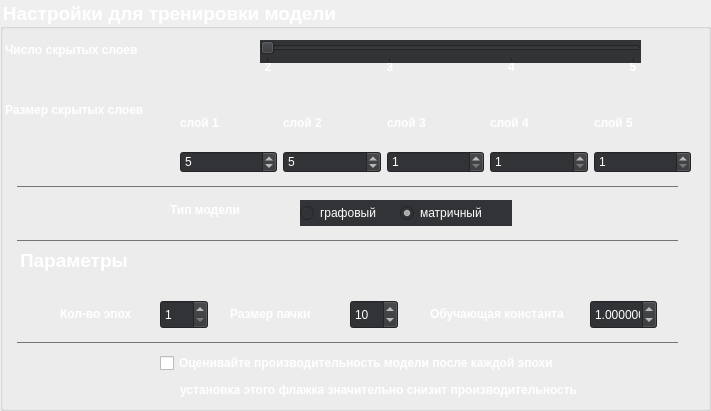
     <widget class="QGroupBox" name="groupBox">
      <property name="geometry">
       <rect>
        <x>40</x>
        <y>20</y>
        <width>711</width>
        <height>411</height>
       </rect>
      </property>
      <property name="font">
       <font>
        <pointsize>14</pointsize>
        <weight>75</weight>
        <bold>true</bold>
       </font>
      </property>
      <property name="styleSheet">
       <string notr="true">color: rgb(255, 255, 255);</string>
      </property>
      <property name="title">
       <string>Настройки для тренировки модели</string>
      </property>
      <widget class="QWidget" name="gridLayoutWidget">
       <property name="geometry">
        <rect>
         <x>210</x>
         <y>60</y>
         <width>481</width>
         <height>41</height>
        </rect>
       </property>
       <layout class="QGridLayout" name="gridLayout">
        <item row="1" column="0">
         <widget class="QLabel" name="label_2">
          <property name="font">
           <font>
            <weight>75</weight>
            <bold>true</bold>
           </font>
          </property>
          <property name="styleSheet">
           <string notr="true">color: rgb(255, 255, 255);</string>
          </property>
          <property name="text">
           <string>2</string>
          </property>
          <property name="alignment">
           <set>Qt::AlignHCenter|Qt::AlignTop</set>
          </property>
         </widget>
        </item>
        <item row="1" column="2">
         <widget class="QLabel" name="label_3">
          <property name="font">
           <font>
            <weight>75</weight>
            <bold>true</bold>
           </font>
          </property>
          <property name="styleSheet">
           <string notr="true">color: rgb(255, 255, 255);</string>
          </property>
          <property name="text">
           <string>4</string>
          </property>
          <property name="alignment">
           <set>Qt::AlignHCenter|Qt::AlignTop</set>
          </property>
         </widget>
        </item>
        <item row="1" column="3">
         <widget class="QLabel" name="label_4">
          <property name="font">
           <font>
            <weight>75</weight>
            <bold>true</bold>
           </font>
          </property>
          <property name="styleSheet">
           <string notr="true">color: rgb(255, 255, 255);</string>
          </property>
          <property name="text">
           <string>5</string>
          </property>
          <property name="alignment">
           <set>Qt::AlignHCenter|Qt::AlignTop</set>
          </property>
         </widget>
        </item>
        <item row="1" column="1">
         <widget class="QLabel" name="label">
          <property name="font">
           <font>
            <weight>75</weight>
            <bold>true</bold>
           </font>
          </property>
          <property name="styleSheet">
           <string notr="true">color: rgb(255, 255, 255);</string>
          </property>
          <property name="text">
           <string>3</string>
          </property>
          <property name="alignment">
           <set>Qt::AlignHCenter|Qt::AlignTop</set>
          </property>
         </widget>
        </item>
       </layout>
      </widget>
      <widget class="QSlider" name="hiddenLayersAmount">
       <property name="geometry">
        <rect>
         <x>260</x>
         <y>40</y>
         <width>381</width>
         <height>23</height>
        </rect>
       </property>
       <property name="styleSheet">
        <string notr="true">background-color: rgb(116, 116, 122);
background-color: rgb(50, 51, 54);</string>
       </property>
       <property name="minimum">
        <number>2</number>
       </property>
       <property name="maximum">
        <number>5</number>
       </property>
       <property name="pageStep">
        <number>1</number>
       </property>
       <property name="tracking">
        <bool>true</bool>
       </property>
       <property name="orientation">
        <enum>Qt::Horizontal</enum>
       </property>
       <property name="invertedAppearance">
        <bool>false</bool>
       </property>
       <property name="invertedControls">
        <bool>false</bool>
       </property>
       <property name="tickPosition">
        <enum>QSlider::TicksBelow</enum>
       </property>
       <property name="tickInterval">
        <number>1</number>
       </property>
      </widget>
      <widget class="QLabel" name="label_5">
       <property name="geometry">
        <rect>
         <x>5</x>
         <y>40</y>
         <width>161</width>
         <height>20</height>
        </rect>
       </property>
       <property name="font">
        <font>
         <weight>75</weight>
         <bold>true</bold>
        </font>
       </property>
       <property name="styleSheet">
        <string notr="true">color: rgb(255, 255, 255);</string>
       </property>
       <property name="text">
        <string>Число скрытых слоев</string>
       </property>
      </widget>
      <widget class="QLabel" name="label_6">
       <property name="geometry">
        <rect>
         <x>5</x>
         <y>100</y>
         <width>181</width>
         <height>20</height>
        </rect>
       </property>
       <property name="font">
        <font>
         <weight>75</weight>
         <bold>true</bold>
        </font>
       </property>
       <property name="styleSheet">
        <string notr="true">color: rgb(255, 255, 255);</string>
       </property>
       <property name="text">
        <string>Размер скрытых слоев</string>
       </property>
      </widget>
      <widget class="QWidget" name="gridLayoutWidget_2">
       <property name="geometry">
        <rect>
         <x>180</x>
         <y>100</y>
         <width>511</width>
         <height>73</height>
        </rect>
       </property>
       <layout class="QGridLayout" name="gridLayout_2">
        <item row="0" column="3">
         <widget class="QLabel" name="label_10">
          <property name="font">
           <font>
            <weight>75</weight>
            <bold>true</bold>
           </font>
          </property>
          <property name="styleSheet">
           <string notr="true">color: rgb(255, 255, 255);</string>
          </property>
          <property name="text">
           <string>слой 4</string>
          </property>
          <property name="margin">
           <number>6</number>
          </property>
         </widget>
        </item>
        <item row="0" column="1">
         <widget class="QLabel" name="label_8">
          <property name="font">
           <font>
            <weight>75</weight>
            <bold>true</bold>
           </font>
          </property>
          <property name="styleSheet">
           <string notr="true">color: rgb(255, 255, 255);</string>
          </property>
          <property name="text">
           <string>слой 2</string>
          </property>
          <property name="margin">
           <number>6</number>
          </property>
         </widget>
        </item>
        <item row="1" column="0">
         <widget class="QSpinBox" name="layerSize_1">
          <property name="styleSheet">
           <string notr="true">color: rgb(255, 255, 255);
background-color: rgb(50, 51, 54);</string>
          </property>
          <property name="minimum">
           <number>1</number>
          </property>
          <property name="maximum">
           <number>256</number>
          </property>
          <property name="singleStep">
           <number>1</number>
          </property>
          <property name="value">
           <number>5</number>
          </property>
         </widget>
        </item>
        <item row="1" column="1">
         <widget class="QSpinBox" name="layerSize_2">
          <property name="styleSheet">
           <string notr="true">color: rgb(255, 255, 255);
background-color: rgb(50, 51, 54);</string>
          </property>
          <property name="minimum">
           <number>1</number>
          </property>
          <property name="maximum">
           <number>256</number>
          </property>
          <property name="singleStep">
           <number>1</number>
          </property>
          <property name="value">
           <number>5</number>
          </property>
         </widget>
        </item>
        <item row="1" column="2">
         <widget class="QSpinBox" name="layerSize_3">
          <property name="styleSheet">
           <string notr="true">color: rgb(255, 255, 255);
background-color: rgb(50, 51, 54);</string>
          </property>
          <property name="minimum">
           <number>1</number>
          </property>
          <property name="maximum">
           <number>256</number>
          </property>
          <property name="singleStep">
           <number>1</number>
          </property>
         </widget>
        </item>
        <item row="0" column="4">
         <widget class="QLabel" name="label_11">
          <property name="font">
           <font>
            <weight>75</weight>
            <bold>true</bold>
           </font>
          </property>
          <property name="styleSheet">
           <string notr="true">color: rgb(255, 255, 255);</string>
          </property>
          <property name="text">
           <string>слой 5</string>
          </property>
          <property name="margin">
           <number>6</number>
          </property>
         </widget>
        </item>
        <item row="1" column="3">
         <widget class="QSpinBox" name="layerSize_4">
          <property name="styleSheet">
           <string notr="true">color: rgb(255, 255, 255);
background-color: rgb(50, 51, 54);</string>
          </property>
          <property name="minimum">
           <number>1</number>
          </property>
          <property name="maximum">
           <number>256</number>
          </property>
          <property name="singleStep">
           <number>1</number>
          </property>
         </widget>
        </item>
        <item row="0" column="2">
         <widget class="QLabel" name="label_9">
          <property name="font">
           <font>
            <weight>75</weight>
            <bold>true</bold>
           </font>
          </property>
          <property name="styleSheet">
           <string notr="true">color: rgb(255, 255, 255);</string>
          </property>
          <property name="text">
           <string>слой 3</string>
          </property>
          <property name="margin">
           <number>6</number>
          </property>
         </widget>
        </item>
        <item row="1" column="4">
         <widget class="QSpinBox" name="layerSize_5">
          <property name="styleSheet">
           <string notr="true">color: rgb(255, 255, 255);
background-color: rgb(50, 51, 54);</string>
          </property>
          <property name="minimum">
           <number>1</number>
          </property>
          <property name="maximum">
           <number>256</number>
          </property>
          <property name="singleStep">
           <number>1</number>
          </property>
         </widget>
        </item>
        <item row="0" column="0">
         <widget class="QLabel" name="label_7">
          <property name="font">
           <font>
            <weight>75</weight>
            <bold>true</bold>
           </font>
          </property>
          <property name="styleSheet">
           <string notr="true">color: rgb(255, 255, 255);</string>
          </property>
          <property name="text">
           <string>слой 1</string>
          </property>
          <property name="margin">
           <number>6</number>
          </property>
         </widget>
        </item>
       </layout>
      </widget>
      <widget class="QRadioButton" name="graphMode">
       <property name="geometry">
        <rect>
         <x>300</x>
         <y>200</y>
         <width>112</width>
         <height>26</height>
        </rect>
       </property>
       <property name="styleSheet">
        <string notr="true">background-color: rgb(50, 51, 54);
color: rgb(255, 255, 255);</string>
       </property>
       <property name="text">
        <string>графовый</string>
       </property>
      </widget>
      <widget class="QRadioButton" name="matrixMode">
       <property name="geometry">
        <rect>
         <x>400</x>
         <y>200</y>
         <width>112</width>
         <height>26</height>
        </rect>
       </property>
       <property name="styleSheet">
        <string notr="true">background-color: rgb(50, 51, 54);
color: rgb(255, 255, 255);</string>
       </property>
       <property name="text">
        <string>матричный</string>
       </property>
       <property name="checked">
        <bool>true</bool>
       </property>
      </widget>
      <widget class="QLabel" name="label_12">
       <property name="geometry">
        <rect>
         <x>170</x>
         <y>200</y>
         <width>91</width>
         <height>20</height>
        </rect>
       </property>
       <property name="font">
        <font>
         <weight>75</weight>
         <bold>true</bold>
        </font>
       </property>
       <property name="styleSheet">
        <string notr="true">color: rgb(255, 255, 255);</string>
       </property>
       <property name="text">
        <string>Тип модели</string>
       </property>
      </widget>
      <widget class="QLabel" name="label_16">
       <property name="geometry">
        <rect>
         <x>230</x>
         <y>304</y>
         <width>131</width>
         <height>20</height>
        </rect>
       </property>
       <property name="font">
        <font>
         <weight>75</weight>
         <bold>true</bold>
        </font>
       </property>
       <property name="styleSheet">
        <string notr="true">color: rgb(255, 255, 255);</string>
       </property>
       <property name="text">
        <string>Размер пачки</string>
       </property>
      </widget>
      <widget class="QLabel" name="label_17">
       <property name="geometry">
        <rect>
         <x>60</x>
         <y>304</y>
         <width>91</width>
         <height>20</height>
        </rect>
       </property>
       <property name="font">
        <font>
         <weight>75</weight>
         <bold>true</bold>
        </font>
       </property>
       <property name="styleSheet">
        <string notr="true">color: rgb(255, 255, 255);</string>
       </property>
       <property name="text">
        <string>Кол-во эпох</string>
       </property>
      </widget>
      <widget class="QLabel" name="label_18">
       <property name="geometry">
        <rect>
         <x>430</x>
         <y>304</y>
         <width>161</width>
         <height>20</height>
        </rect>
       </property>
       <property name="font">
        <font>
         <weight>75</weight>
         <bold>true</bold>
        </font>
       </property>
       <property name="styleSheet">
        <string notr="true">color: rgb(255, 255, 255);</string>
       </property>
       <property name="text">
        <string>Обучающая константа</string>
       </property>
      </widget>
      <widget class="QDoubleSpinBox" name="learningConstant">
       <property name="geometry">
        <rect>
         <x>590</x>
         <y>300</y>
         <width>67</width>
         <height>29</height>
        </rect>
       </property>
       <property name="styleSheet">
        <string notr="true">color: rgb(255, 255, 255);
background-color: rgb(50, 51, 54);</string>
       </property>
       <property name="decimals">
        <number>6</number>
       </property>
       <property name="minimum">
        <double>-1000.000000000000000</double>
       </property>
       <property name="maximum">
        <double>1000.000000000000000</double>
       </property>
       <property name="value">
        <double>1.000000000000000</double>
       </property>
      </widget>
      <widget class="QSpinBox" name="epochAmount">
       <property name="geometry">
        <rect>
         <x>160</x>
         <y>300</y>
         <width>48</width>
         <height>29</height>
        </rect>
       </property>
       <property name="styleSheet">
        <string notr="true">color: rgb(255, 255, 255);
background-color: rgb(50, 51, 54);</string>
       </property>
       <property name="minimum">
        <number>1</number>
       </property>
       <property name="maximum">
        <number>1000</number>
       </property>
      </widget>
      <widget class="QSpinBox" name="batchSize">
       <property name="geometry">
        <rect>
         <x>350</x>
         <y>300</y>
         <width>48</width>
         <height>29</height>
        </rect>
       </property>
       <property name="styleSheet">
        <string notr="true">color: rgb(255, 255, 255);
background-color: rgb(50, 51, 54);</string>
       </property>
       <property name="minimum">
        <number>1</number>
       </property>
       <property name="maximum">
        <number>9999</number>
       </property>
       <property name="value">
        <number>10</number>
       </property>
      </widget>
      <widget class="QCheckBox" name="evaluateCheckBox">
       <property name="geometry">
        <rect>
         <x>160</x>
         <y>350</y>
         <width>491</width>
         <height>26</height>
        </rect>
       </property>
       <property name="palette">
        <palette>
         <active>
          <colorrole role="WindowText">
           <brush brushstyle="SolidPattern">
            <color alpha="255">
             <red>255</red>
             <green>255</green>
             <blue>255</blue>
            </color>
           </brush>
          </colorrole>
          <colorrole role="Text">
           <brush brushstyle="SolidPattern">
            <color alpha="255">
             <red>255</red>
             <green>255</green>
             <blue>255</blue>
            </color>
           </brush>
          </colorrole>
          <colorrole role="ButtonText">
           <brush brushstyle="SolidPattern">
            <color alpha="255">
             <red>255</red>
             <green>255</green>
             <blue>255</blue>
            </color>
           </brush>
          </colorrole>
          <colorrole role="PlaceholderText">
           <brush brushstyle="NoBrush">
            <color alpha="128">
             <red>255</red>
             <green>255</green>
             <blue>255</blue>
            </color>
           </brush>
          </colorrole>
         </active>
         <inactive>
          <colorrole role="WindowText">
           <brush brushstyle="SolidPattern">
            <color alpha="255">
             <red>255</red>
             <green>255</green>
             <blue>255</blue>
            </color>
           </brush>
          </colorrole>
          <colorrole role="Text">
           <brush brushstyle="SolidPattern">
            <color alpha="255">
             <red>255</red>
             <green>255</green>
             <blue>255</blue>
            </color>
           </brush>
          </colorrole>
          <colorrole role="ButtonText">
           <brush brushstyle="SolidPattern">
            <color alpha="255">
             <red>255</red>
             <green>255</green>
             <blue>255</blue>
            </color>
           </brush>
          </colorrole>
          <colorrole role="PlaceholderText">
           <brush brushstyle="NoBrush">
            <color alpha="128">
             <red>255</red>
             <green>255</green>
             <blue>255</blue>
            </color>
           </brush>
          </colorrole>
         </inactive>
         <disabled>
          <colorrole role="WindowText">
           <brush brushstyle="SolidPattern">
            <color alpha="255">
             <red>255</red>
             <green>255</green>
             <blue>255</blue>
            </color>
           </brush>
          </colorrole>
          <colorrole role="Text">
           <brush brushstyle="SolidPattern">
            <color alpha="255">
             <red>255</red>
             <green>255</green>
             <blue>255</blue>
            </color>
           </brush>
          </colorrole>
          <colorrole role="ButtonText">
           <brush brushstyle="SolidPattern">
            <color alpha="255">
             <red>255</red>
             <green>255</green>
             <blue>255</blue>
            </color>
           </brush>
          </colorrole>
          <colorrole role="PlaceholderText">
           <brush brushstyle="NoBrush">
            <color alpha="128">
             <red>255</red>
             <green>255</green>
             <blue>255</blue>
            </color>
           </brush>
          </colorrole>
         </disabled>
        </palette>
       </property>
       <property name="font">
        <font>
         <weight>75</weight>
         <bold>true</bold>
        </font>
       </property>
       <property name="styleSheet">
        <string notr="true">color: rgb(255, 255, 255);</string>
       </property>
       <property name="text">
        <string>Оценивайте производительность модели после каждой эпохи</string>
       </property>
       <property name="tristate">
        <bool>false</bool>
       </property>
      </widget>
      <widget class="QLabel" name="label_14">
       <property name="geometry">
        <rect>
         <x>180</x>
         <y>380</y>
         <width>501</width>
         <height>20</height>
        </rect>
       </property>
       <property name="font">
        <font>
         <weight>75</weight>
         <bold>true</bold>
        </font>
       </property>
       <property name="styleSheet">
        <string notr="true">color: rgb(255, 255, 255);</string>
       </property>
       <property name="text">
        <string>установка этого флажка значительно снизит производительность</string>
       </property>
      </widget>
      <widget class="QLabel" name="label_26">
       <property name="geometry">
        <rect>
         <x>17</x>
         <y>186</y>
         <width>661</width>
         <height>1</height>
        </rect>
       </property>
       <property name="styleSheet">
        <string notr="true">background-color: rgb(116, 116, 122);</string>
       </property>
       <property name="text">
        <string/>
       </property>
      </widget>
      <widget class="QLabel" name="label_27">
       <property name="geometry">
        <rect>
         <x>17</x>
         <y>240</y>
         <width>661</width>
         <height>1</height>
        </rect>
       </property>
       <property name="styleSheet">
        <string notr="true">background-color: rgb(116, 116, 122);</string>
       </property>
       <property name="text">
        <string/>
       </property>
      </widget>
      <widget class="QLabel" name="label_28">
       <property name="geometry">
        <rect>
         <x>17</x>
         <y>342</y>
         <width>661</width>
         <height>1</height>
        </rect>
       </property>
       <property name="styleSheet">
        <string notr="true">background-color: rgb(116, 116, 122);</string>
       </property>
       <property name="text">
        <string/>
       </property>
      </widget>
      <widget class="QLabel" name="label_29">
       <property name="geometry">
        <rect>
         <x>20</x>
         <y>250</y>
         <width>121</width>
         <height>21</height>
        </rect>
       </property>
       <property name="font">
        <font>
         <pointsize>14</pointsize>
         <weight>75</weight>
         <bold>true</bold>
        </font>
       </property>
       <property name="styleSheet">
        <string notr="true">color: rgb(255, 255, 255);</string>
       </property>
       <property name="text">
        <string>Параметры</string>
       </property>
      </widget>
      <zorder>label_26</zorder>
      <zorder>gridLayoutWidget</zorder>
      <zorder>hiddenLayersAmount</zorder>
      <zorder>label_5</zorder>
      <zorder>label_6</zorder>
      <zorder>gridLayoutWidget_2</zorder>
      <zorder>graphMode</zorder>
      <zorder>matrixMode</zorder>
      <zorder>label_12</zorder>
      <zorder>label_16</zorder>
      <zorder>label_17</zorder>
      <zorder>label_18</zorder>
      <zorder>learningConstant</zorder>
      <zorder>epochAmount</zorder>
      <zorder>batchSize</zorder>
      <zorder>evaluateCheckBox</zorder>
      <zorder>label_14</zorder>
      <zorder>label_27</zorder>
      <zorder>label_28</zorder>
      <zorder>label_29</zorder>
     </widget>
